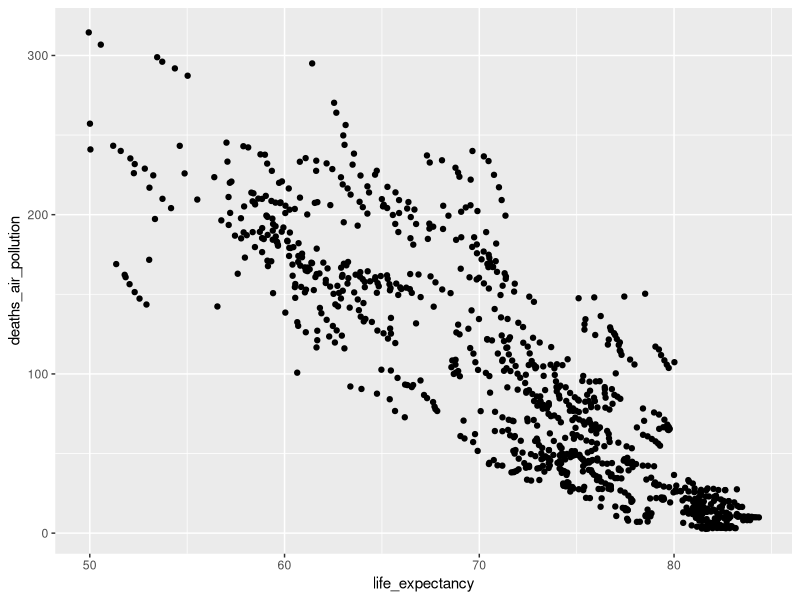
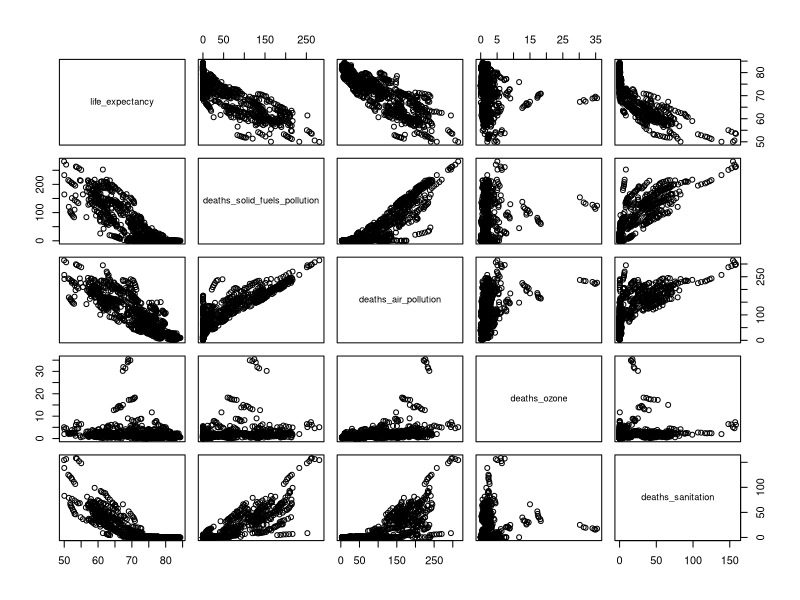
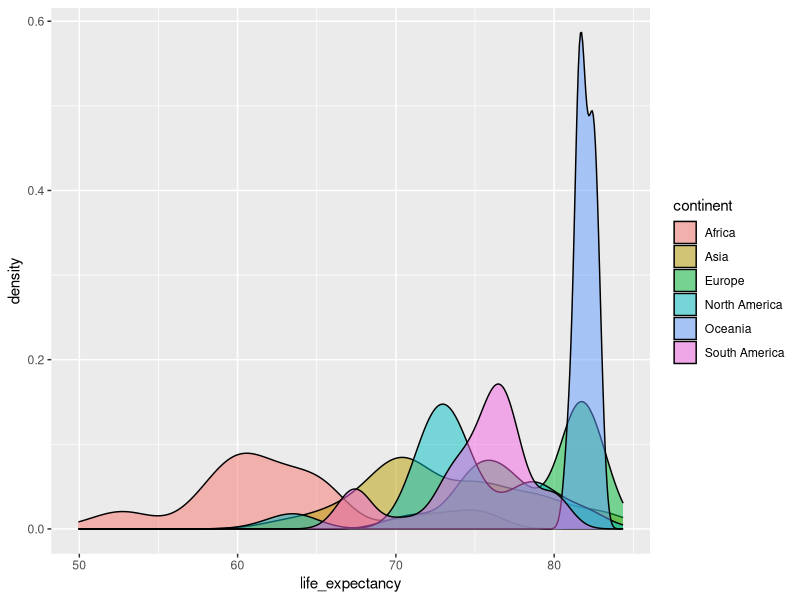
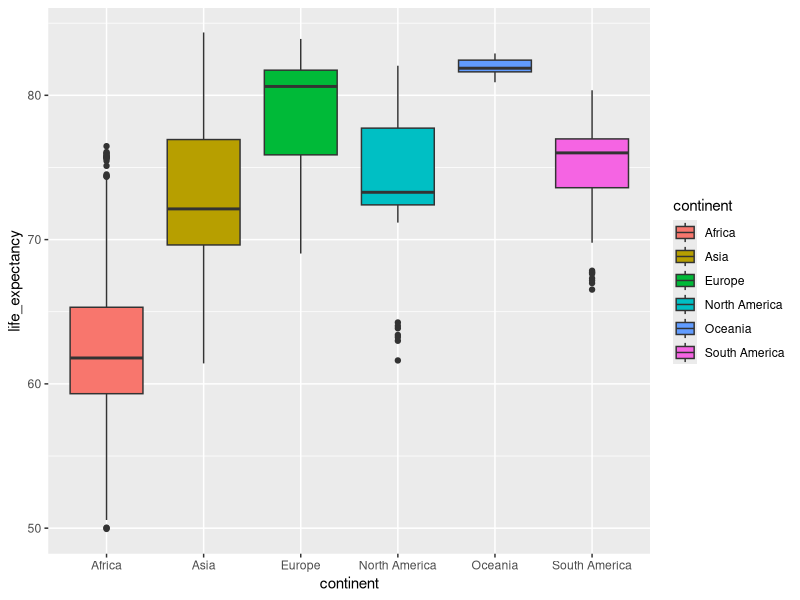
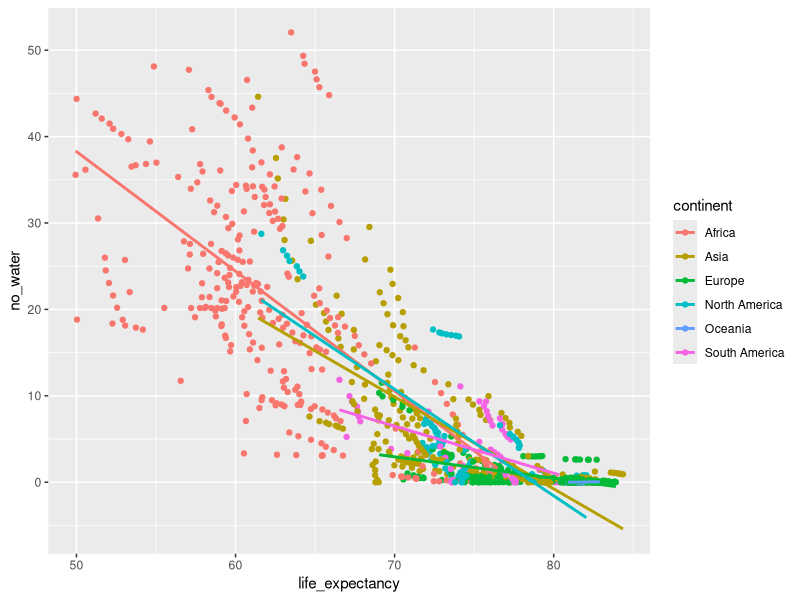
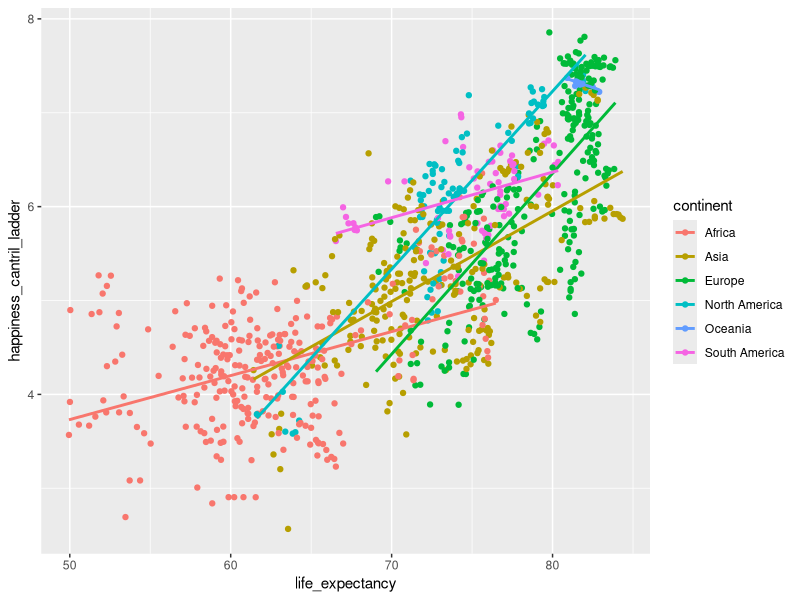
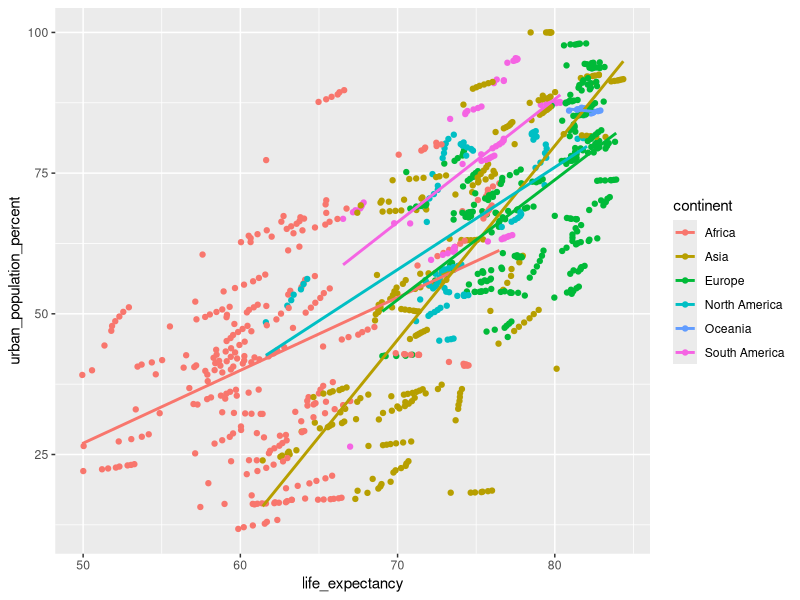
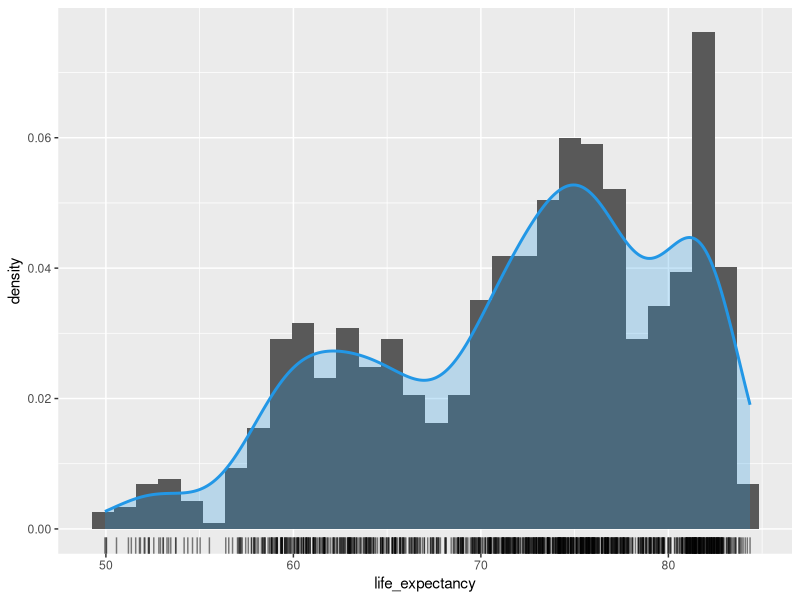

Write the R code that produced these figures, in order.
## ---- chunk 1
library(tidyverse)
library(ggplot2)
## ---- chunk 2
# Limpa area de trabalho
rm(list = ls())

# Carrega os dados em uma tabela
owid <- read_delim("data/owid.csv", delim = ",", col_names = TRUE)
## ---- chunk 3
str(owid)
## ---- chunk 4
summary(owid)

# print("Posição dos dados faltantes:")
which(is.na(owid))

## ---- chunk 5
ggplot(owid, aes(x = life_expectancy, y = deaths_air_pollution)) +
    geom_point()
## ---- chunk 6
plot(owid[, c("life_expectancy", "deaths_solid_fuels_pollution", "deaths_air_pollution", "deaths_ozone", "deaths_sanitation")])

## ---- chunk 7
ggplot(owid, aes(x = life_expectancy, fill = continent)) +
    geom_density(alpha = 0.5, position = "identity")
## ---- chunk 8
ggplot(owid, aes(x = continent, y = life_expectancy, fill = continent)) +
    geom_boxplot()
## ---- chunk 9
# Correlação entre expectativa de vida e acesso à água
ggplot(owid, aes(x = life_expectancy, y = no_water, color = continent)) +
    geom_point() +
    geom_smooth(method = "lm", se = FALSE)

# Correlação entre expectativa de vida e felicidade
ggplot(owid, aes(x = life_expectancy, y = happiness_cantril_ladder, color = continent)) +
    geom_point() +
    geom_smooth(method = "lm", se = FALSE)

# Correlação entre expectativa de vida e população urbana
ggplot(owid, aes(x = life_expectancy, y = urban_population_percent, color = continent)) +
    geom_point() +
    geom_smooth(method = "lm", se = FALSE)
## ---- chunk 10
ggplot(owid, aes(x = life_expectancy)) +
    geom_histogram(aes(y = after_stat(density))) +
    # adiciona linha de densidade estimada (suavização)
    geom_density(
        lwd = 1, colour = 4,
        fill = 4, alpha = 0.25
    ) +
    # adiciona dispersão unidimensional de `mpg`
    geom_rug(alpha = 0.5)
